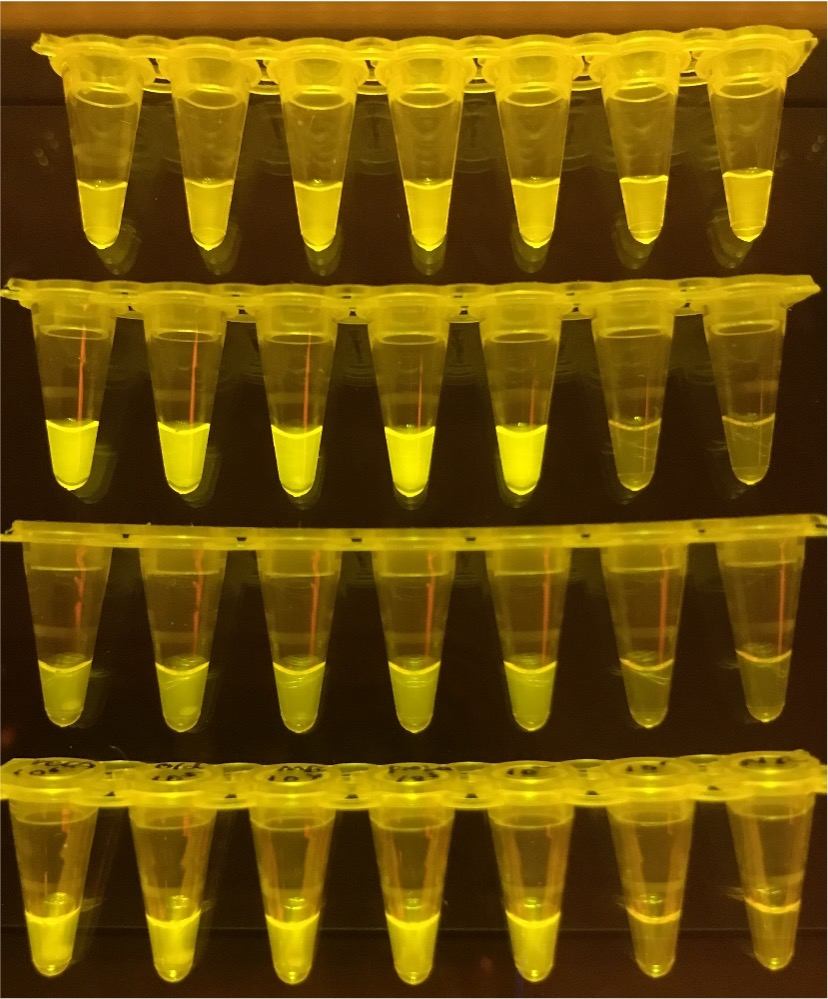
#> input picture Picture1.jpg, 828 x 999 px, found by its file name
$ jupyter execute fluroscenceDetection.ipynb
#> lines starting #> are read from the running program, lines starting #| are printed output that depends on the picture; after the words box and inside, x2 and y2 are one past the last pixel; in counts of white or black regions, pixels touching at a corner belong together
[cell 1]
import cv2
import numpy as np
import matplotlib.pyplot as plt
from skimage import io, color, feature
from skimage.feature import blob_dog

#Uploading Image

[cell 2]
def calculate_centroid(contour):
    M = cv2.moments(contour)
    if M["m00"] != 0:
        cX = int(M["m10"] / M["m00"])
        cY = int(M["m01"] / M["m00"])
        return cX, cY
    else:
        return None

[cell 3]
def group_into_rows(centroids, threshold=50):
    rows = []
    for centroid in centroids:
        added = False
        for row in rows:
            if abs(row[0][1] - centroid[1]) < threshold:
                row.append(centroid)
                added = True
                break
        if not added:
            rows.append([centroid])
    return rows

[cell 4]
def map_contours_to_rows(centroids, contours, rows):
    row_contours = [[] for _ in range(len(rows))]

    for i, row in enumerate(rows):
        for centroid in row:
            # Find the closest contour to the centroid
            closest_contour = min(contours, key=lambda c: np.linalg.norm(np.array(centroid) - np.array(calculate_centroid(c))))
            closest_contour=np.array(closest_contour)
            row_contours[i].append(closest_contour)

    return row_contours[::-1]

[cell 5]
def calculate_average_rgb(image, row_contours):
    average_rgb_values = []
    for row in row_contours:
        row_averages = []
        for contour in row:
            # Create a mask for the current contour
            mask = np.zeros(image.shape[:2], dtype=np.uint8)
            cv2.drawContours(mask, [contour], -1, 255, thickness=cv2.FILLED)

            # Extract the RGB values using the mask
            masked_image = cv2.bitwise_and(image, image, mask=mask)
            rgb_pixels = masked_image[mask == 255]

            # Calculate average RGB value
            if len(rgb_pixels) > 0:
                avg_rgb = np.mean(rgb_pixels, axis=0)
                row_averages.append(avg_rgb.tolist())
            else:
                row_averages.append([0, 0, 0])  # If no pixel found, return black
        average_rgb_values.append(row_averages)
    return average_rgb_values

[cell 6]
import json
def generate_json(matrix):
    result = {}
    for i, row in enumerate(matrix, start=1):
        row_key = f"Row{i}"
        row_data = []
        for j, (r, g, b) in enumerate(row, start=1):
            tube_key = f"Tube{j}"
            row_data.append({
                tube_key: {
                    "R": round(r, 2),
                    "G": round(g, 2),
                    "B": round(b, 2)
                }
            })
        result[row_key] = row_data

    return json.dumps(result, indent=2)

[cell 7]
def getRGBVlaues(imagePath):
#> called with imagePath = '/content/Picture1.jpg'
  image = cv2.imread(imagePath) #return OpenCV matrix the Image color
#> image is the input picture: shape (999, 828, 3); mean B, G, R 6.9, 83, 111.3
  if image is not None:
    imageRGB = cv2.cvtColor(image, cv2.COLOR_BGR2RGB) #Convert to RGB Image
  else:
    print("Error: Could not load Image")
    exit()
  image_hsv = cv2.cvtColor(image, cv2.COLOR_BGR2HSV) # return HSV format of Image
#> image_hsv: shape (999, 828, 3); mean H, S, V 19.9, 240.3, 111.3
  lowerYellow = np.array([23, 100, 100]) #taking base level of Yellow
  upperYellow = np.array([100, 255, 255])#full yellow limits
  mask = cv2.inRange(image_hsv, lowerYellow, upperYellow)
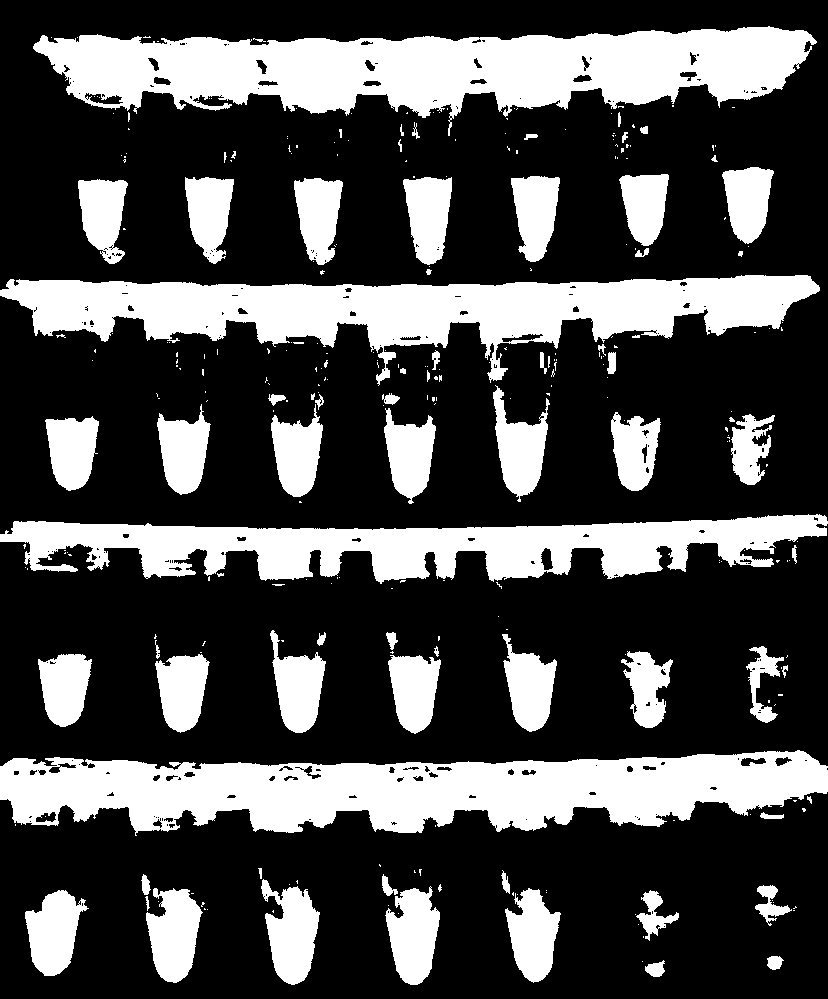
#> mask: shape (999, 828); 29.6% white; 301 white regions (223 under 20 px), largest, box (x1, y1, x2, y2) and area: (33, 26, 817, 136) 46935, (0, 750, 828, 836) 45802, (0, 275, 820, 386) 39683
  yellow_only = cv2.bitwise_and(image, image, mask=mask)#Yello araes in the regions only display
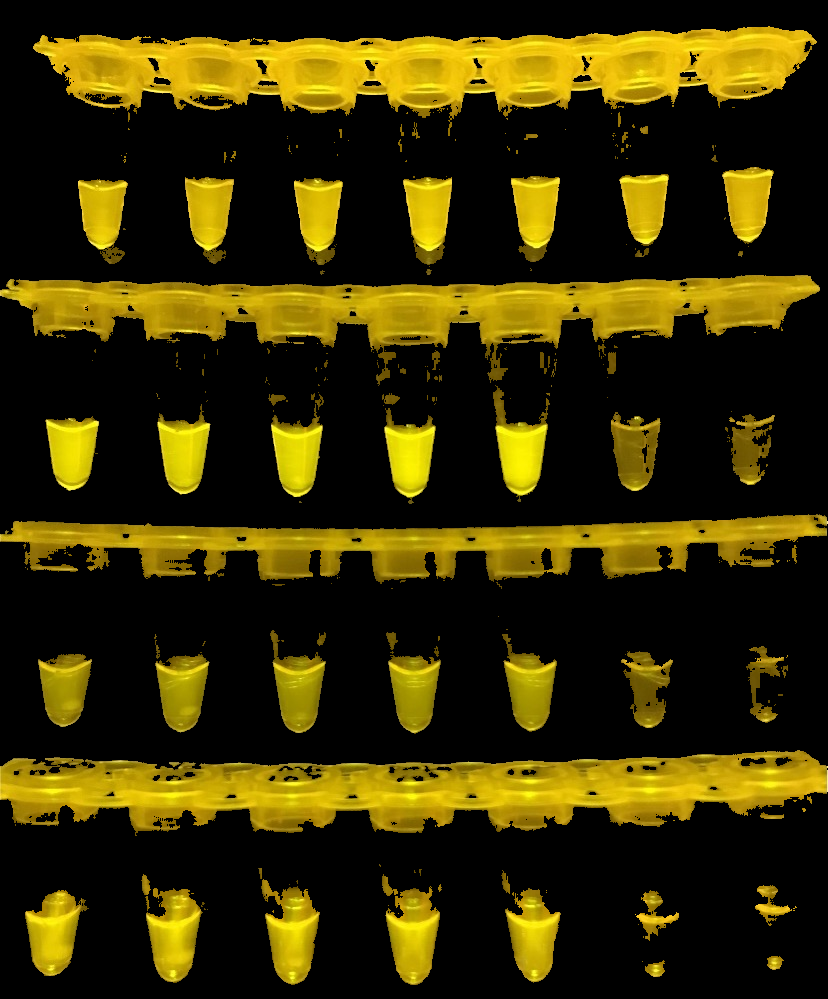
#> yellow_only: shape (999, 828, 3); mean B, G, R 2.9, 47.3, 56.4
  finalImage = cv2.GaussianBlur(yellow_only, (5, 5), 0)
  gray_image = cv2.cvtColor(finalImage, cv2.COLOR_BGR2GRAY)
  _,binaryImage = cv2.threshold(gray_image, 0, 255, cv2.THRESH_BINARY + cv2.THRESH_OTSU)
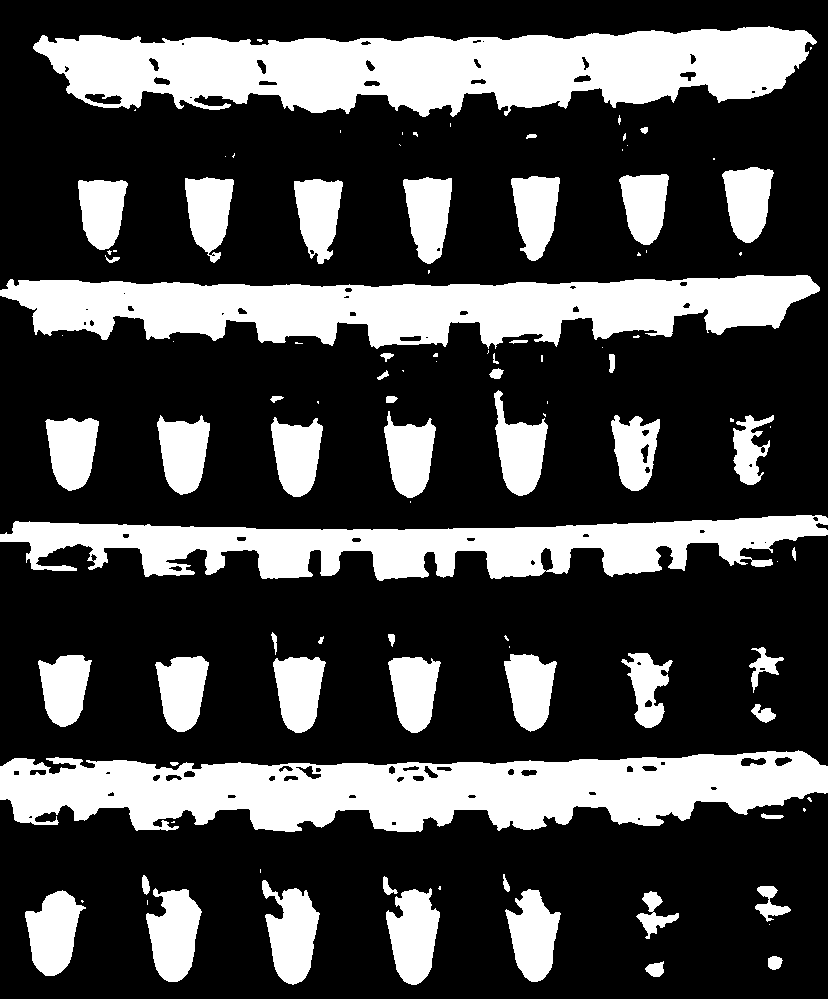
#> binaryImage: shape (999, 828); 28.5% white; 103 white regions (48 under 20 px)
  contours, _ = cv2.findContours(binaryImage, cv2.RETR_EXTERNAL, cv2.CHAIN_APPROX_SIMPLE)
#> contours = 103 contours, 51 with area under 20; largest, box (x1, y1, x2, y2) and area: (33, 26, 817, 117) 46962, (0, 750, 828, 832) 44943, (0, 275, 820, 349) 37728, (0, 515, 828, 581) 28366, (262, 880, 320, 985) 3519
  tubeContours = []
  areas = []
  for contour in contours:
    area = cv2.contourArea(contour)
    if area>200:
      x,y,w,h = cv2.boundingRect(contour)
      aspectRatio = w/h if h!=0 else 0
      if aspectRatio > 0.5 and aspectRatio < 2.0:
        tubeContours.append(contour)
        areas.append(area)
#> this loop made 103 passes
#> (area, x, y, w, h, aspectRatio) on passes 6, 7, 8, 9, 10, 11, 13, 23, 24, 25, 26, 27: (661.5, 636, 891, 43, 48, 0.896), (3198, 25, 890, 61, 86, 0.709), (3128, 505, 889, 56, 93, 0.602), (3456, 386, 888, 54, 97, 0.557), (3436, 146, 888, 56, 94, 0.596), (470, 755, 886, 36, 36, 1), (3519, 262, 880, 58, 105, 0.552), (44943, 0, 750, 828, 82, 10.1), (220, 751, 704, 25, 19, 1.32), (2764, 388, 657, 53, 76, 0.697), (2834, 273, 657, 53, 76, 0.697), (2814.5, 155, 656, 54, 76, 0.711)
#> area on passes 1, 2, 14, 15, 16, 19: 183.5, 141.5, 100, 94, 51, 64
#> after the loop, areas = 29 values, max 3519 at index 6, min 220 at index 7, mean 2461.4; tubeContours = 29 contours; largest, box (x1, y1, x2, y2) and area: (262, 880, 320, 985) 3519, (386, 888, 440, 985) 3456, (146, 888, 202, 982) 3436, (25, 890, 86, 976) 3198, (505, 889, 561, 982) 3128

  centroids = []
  for contour in tubeContours:
      centroid = calculate_centroid(contour)
      if centroid:
          centroids.append(centroid)
#> this loop made 29 passes
#> (cX in calculate_centroid, cY in calculate_centroid) on passes 1 to 12: (653, 914), (53, 932), (533, 935), (413, 935), (173, 934), (769, 903), (291, 934), (763, 713), (413, 690), (298, 690), (181, 690), (64, 687)
#> after the loop, centroids = 29 pairs, first value 53 to 769, second value 200 to 935


  filtered_centroids = []
  for i in range(len(centroids)):
      include_centroid = True
      for j in range(i + 1, len(centroids)):
          distance = np.sqrt((centroids[i][0] - centroids[j][0])**2 + (centroids[i][1] - centroids[j][1])**2)
          if distance < 100:
              include_centroid = False  # Mark for removal
              break  # No need to compare further with this centroid
      if include_centroid:
          filtered_centroids.append(centroids[i])
#> this loop made 29 passes
#> after the loop, filtered_centroids = 28 pairs, first value 53 to 769, second value 200 to 935
  contour_image = cv2.cvtColor(image, cv2.COLOR_BGR2RGB)

  rows = group_into_rows(filtered_centroids)
#> the loop in group_into_rows, `for centroid in centroids:` made 28 passes
#> after the loop in group_into_rows, `for centroid in centroids:`: row = [(101, 210), (317, 213), (428, 214), (208, 210), (535, 211), (644, 204), (747, 200)]; rows = 4 items
#> rows = 4 items
  for row in rows:
      row.sort(key=lambda c: c[0])
#> this loop made 4 passes
  # Get the contours for each row
  row_contours = map_contours_to_rows(filtered_centroids, tubeContours, rows)
#> in map_contours_to_rows, `row_contours = [[] for _ in range(len(rows))]`: row_contours = [[], [], [], []]
#> the loop in map_contours_to_rows, `for i, row in enumerate(rows):` made 4 passes
  average_rgb_per_contour = calculate_average_rgb(imageRGB, row_contours)
#> the loop in calculate_average_rgb, `for row in row_contours:` made 4 passes
#> after the loop in calculate_average_rgb, `for row in row_contours:`:
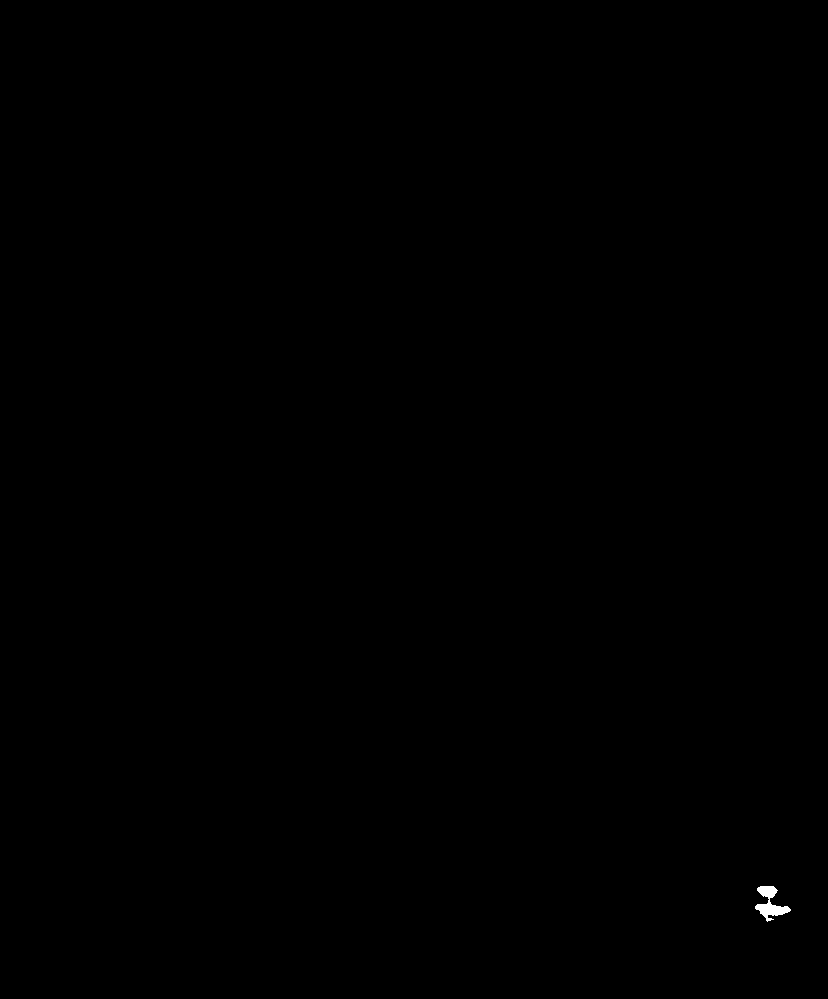
#> mask: shape (999, 828); 0.07% white; 1 white region, box (x1, y1, x2, y2) and area: (755, 886, 791, 922) 542
  return average_rgb_per_contour,row_contours,imageRGB

[cell 8]
imagePath = "/content/Picture1.jpg"
average_rgb_per_contour,row_contours,imageRGB = getRGBVlaues(imagePath)

[cell 9]
cv2.drawContours(imageRGB, [np.array(contour) for row in row_contours for contour in row], -1, (0, 255, 0), 2)
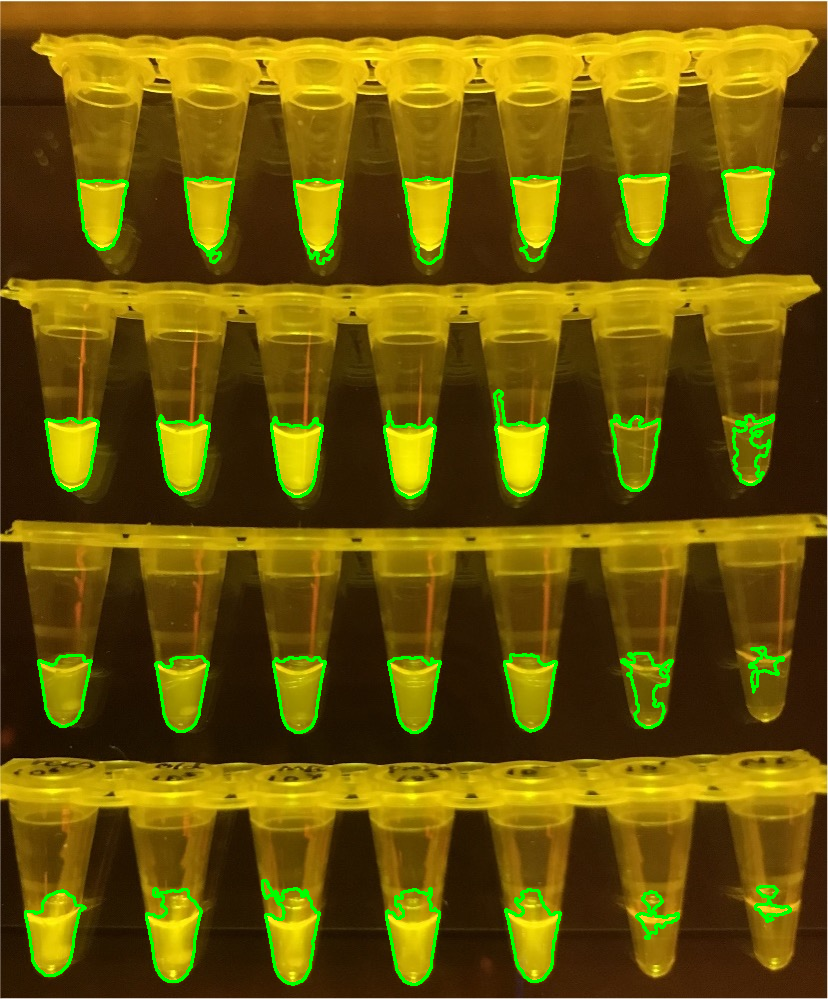
#> imageRGB: shape (999, 828, 3); mean R, G, B 107.3, 86.6, 6.5

[cell 10]
generate_json(average_rgb_per_contour)
#> the loop in generate_json, `for i, row in enumerate(matrix, start=1):` made 4 passes
